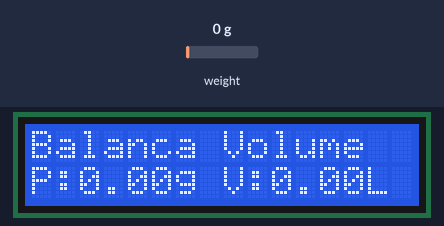
Bench run of a sketch on a simulated Arduino Uno, built with avr-gcc and run on an emulated ATmega328P. Parts: 16×2 character LCD. The inputs (shaded band) are chosen by the test bench; at power-on: weight on the scale 0 g. What the sketch prints to the serial monitor is not drawn.

Above: at 2.6 s.
2.7 s: weight on the scale set to 100 g
At 5.2 s:
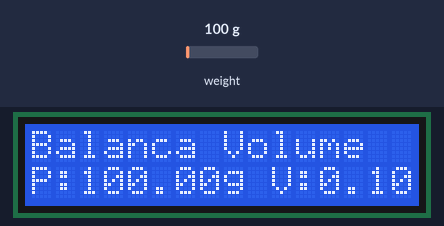
5.5 s: weight on the scale set to 1250 g
At 6.9 s:
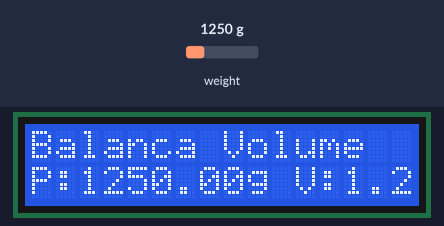
8.0 s: weight on the scale set to 100 g
At 8.6 s:
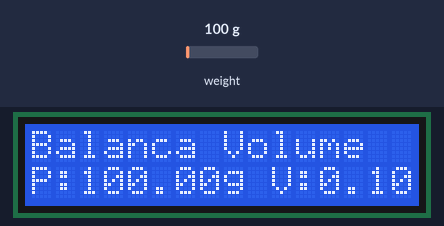
Timing chart, 0 to 11.0 s (numbered marks = the images above; inputs shaded):
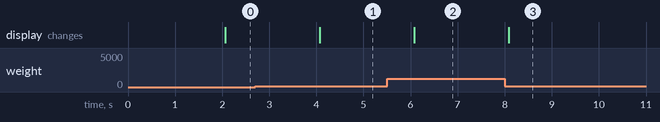

Measured:
- after the input at 2.7 s, the display: changes after 1.4 s (image 1)
- after the input at 5.5 s, the display: changes after 0.58 s (image 2)
- after the input at 8.0 s, the display: changes after 0.08 s (image 3)

The sketch:

T1_1_Integrar_Display_LCD.ino
```cpp
// T1_1_Integrar_Display_LCD.ino
// Função: Balança de Volume
// Artifact ID: d0aaeaad-fdfa-4640-9c5f-303457c7646d
// Versão: v1.0.1
// Data: 2025-04-20
// Iteração: 34
// Requisitos: RD3.1 (Integração com Display)
// Descrição: Integra o sensor HX711 com um display LCD 16x2, exibindo peso e volume.
// Diretório: docs/V1.01/codes/Balanca_de_Volume/T1_1

#include <HX711.h>
#include <LiquidCrystal.h>

#define HX711_DOUT 3 // Pino de dados do HX711
#define HX711_SCK 2  // Pino de clock do HX711

HX711 scale;
LiquidCrystal lcd(12, 11, 5, 4, 3, 2); // Pinos do LCD

void setup() {
  Serial.begin(9600);
  while (!Serial) {
    ;
  }
  Serial.println("Teste T1.1 - Integração Display LCD Iniciado");

  lcd.begin(16, 2);
  lcd.print("Balanca Volume");

  scale.begin(HX711_DOUT, HX711_SCK);
  scale.tare();
  scale.set_scale(100.0); // Ajustar após calibração real
}

void loop() {
  float weight = scale.get_units(10);
  float volume = weight / 1000.0; // 1 g = 1 ml, 1000 ml = 1 L

  lcd.setCursor(0, 1);
  lcd.print("P:");
  lcd.print(weight);
  lcd.print("g V:");
  lcd.print(volume);
  lcd.print("L");

  Serial.print("Peso: ");
  Serial.print(weight);
  Serial.print(" g | Volume: ");
  Serial.print(volume);
  Serial.println(" L");
  delay(1000);
}
```
